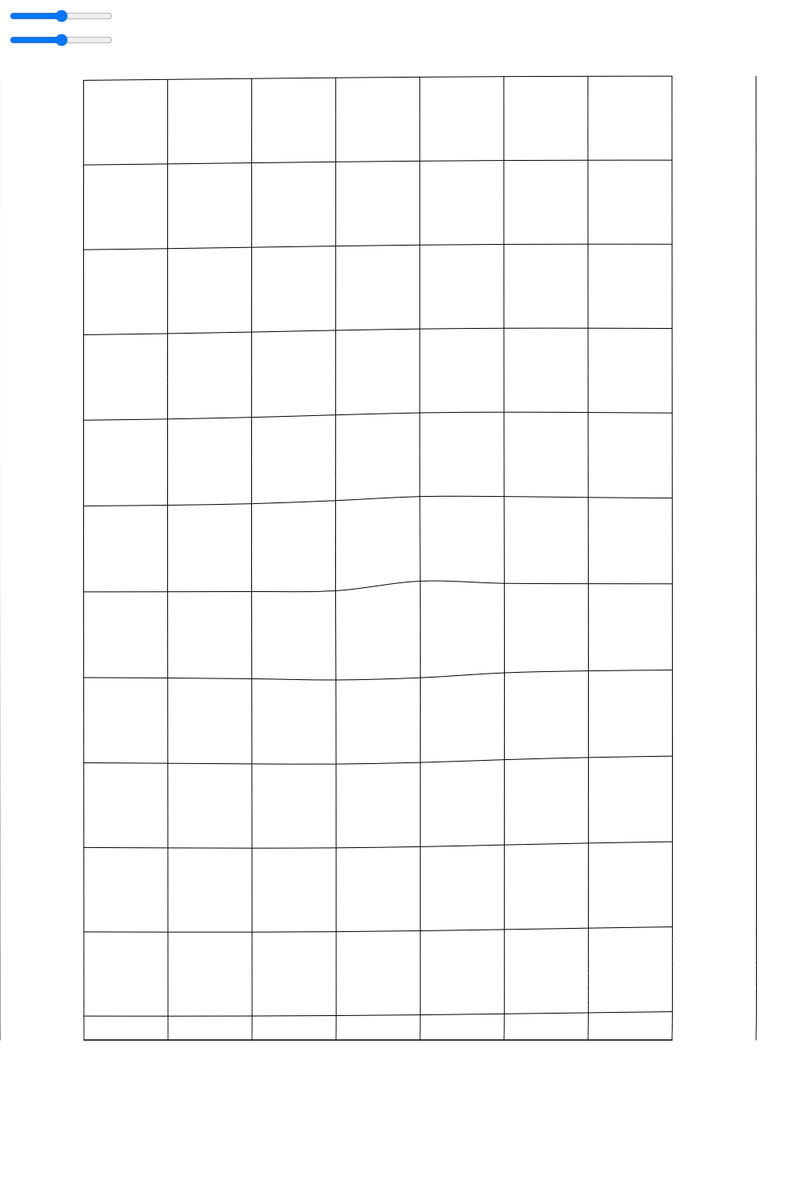
Frame 1 (no input)
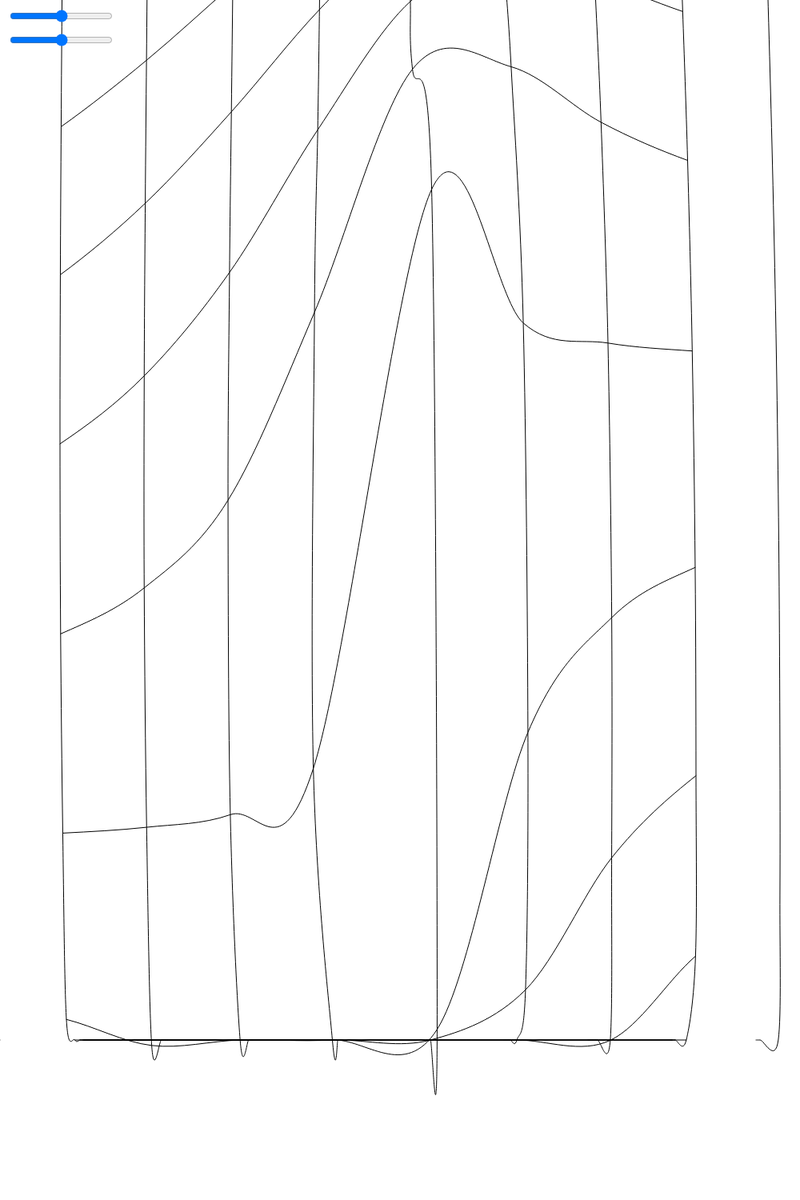
Frame 60 (no input)
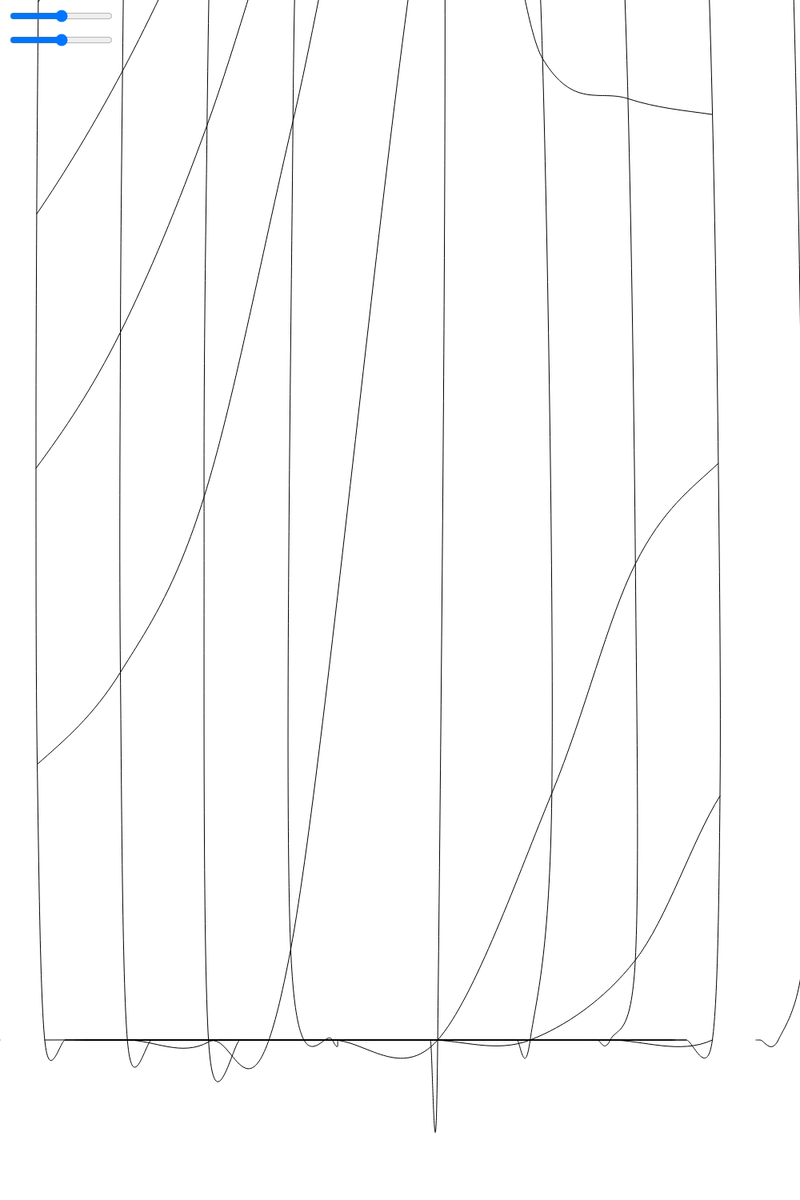
Frame 120 (the mouse pressed at the canvas centre since frame 60)

The p5.js sketch that drew these frames (run headless with seeded random() and noise() and a simulated clock; from frame 60 on, the mouse is pressed at the canvas centre):

// p5.js sketch
// ── sketch.js
let net = [];
let t = 0;
let size = 105;
const gravity = 0.3; // 중력 값
const damping = 0.6; // 감쇠 계수
const bounce = -0.7; // 탄성 계수
const groundLevel = 1300; // 화면 바닥의 y 위치

let xSlider, ySlider; // 슬라이더 변수

function setup() {
  createCanvas(1000, 1500);
  background(255);
  angleMode(DEGREES);

  // 슬라이더 생성
  xSlider = createSlider(0, width, width / 2);
  xSlider.position(10, 10);
  ySlider = createSlider(0, height, height / 2);
  ySlider.position(10, 40);

  for (let x = 0; x <= width / size; x++) {
    net[x] = [];
    for (let y = 0; y <= height / size; y++) {
      net[x][y] = new Point(x, y); // x, y 좌표 전달
    }
  }
  for (let x = 0; x < net.length; x++) {
    for (let y = 0; y < net[x].length; y++) {
      net[x][y].next();
    }
  }
}

function draw() {
  background(255);
  t += 2;

  for (let x = 0; x < net.length; x++) {
    for (let y = 0; y < net[x].length; y++) {
      net[x][y].applyGravity();
      net[x][y].checkCollision();
      net[x][y].move(t);
    }
  }

  // 그물의 선을 그리기
  for (let x = 0; x < net.length; x++) {
    noFill();
    beginShape();
    for (let y = 0; y < net[x].length; y++) {
      curveVertex(net[x][y].c.x, net[x][y].c.y);
    }
    endShape();
  }

  for (let y = 0; y < net[0].length; y++) {
    beginShape();
    for (let x = 0; x < net.length; x++) {
      curveVertex(net[x][y].c.x, net[x][y].c.y);
    }
    endShape();
  }
}

class Point {
  constructor(x, y) {
    this.gridX = x; // grid에서의 x 좌표
    this.gridY = y; // grid에서의 y 좌표
    this.o = createVector(x * size, y * size); // 초기 위치
    this.c = createVector(x * size, y * size); // 현재 위치
    this.vel = createVector(0, 0); // 속도 벡터
    this.acc = createVector(0, 0); // 가속도 벡터
    this.nextTo = [];
    this.isBroken = false; // 점이 부서졌는지 여부
  }

  next() {
    this.nextTo = neighbors(net, this.gridX, this.gridY); // 수정된 부분
  }

  applyGravity() {
    if (this.isBroken) return; // 부서진 점은 중력을 받지 않음
    this.acc.add(0, gravity); // 중력 적용
    this.vel.add(this.acc); // 가속도에 따라 속도 증가
    this.vel.mult(damping); // 속도 감쇠
    this.c.add(this.vel); // 속도에 따라 위치 이동
    this.acc.set(0, 0); // 가속도 초기화
  }

  checkCollision() {
    if (this.c.y >= groundLevel) {
      this.c.y = groundLevel; // 바닥 위치로 고정
      if (this.vel.y > 1) {
        this.vel.y *= bounce; // 탄성 효과
        if (abs(this.vel.y) < 0.5) {
          this.isBroken = true; // 일정 속도 이하로 충돌하면 부서짐
        }
      } else {
        this.isBroken = true; // 천천히 내려와도 부서짐
      }
    }
  }

  move(time) {
    if (this.isBroken) return; // 부서진 점은 움직이지 않음
    let sliderX = xSlider.value(); // 슬라이더의 x 값
    let sliderY = ySlider.value(); // 슬라이더의 y 값
    let v = createVector(sliderX - this.o.x, sliderY - this.o.y);
    let ang = v.heading() + 150;

    // 원래 위치에서 변형된 위치 계산
    let offset = createVector(cos(ang) * 10, sin(ang) * 200);
    this.c.add(offset.mult(0.05)); // 슬라이더에 따른 추가 변형
  }
}

function neighbors(arr, m, n) {
  let v = [
    [0, 1],
    [1, 0],
    [0, -1],
    [-1, 0],
  ];
  return v
    .filter(
      ([h, j]) =>
        h + m >= 0 && h + m < arr.length && j + n >= 0 && j + n < arr[0].length
    )
    .map(([h, j]) => arr[h + m][j + n]);
}
// ── style.css
html, body {
  margin: 0;
  padding: 0;
}
canvas {
  display: block;
}

p {
  font-size: 36px;
  position: absolute;
  left: 50%;
  top: 50%;
  transform: translate(-50%,-50%);
}
